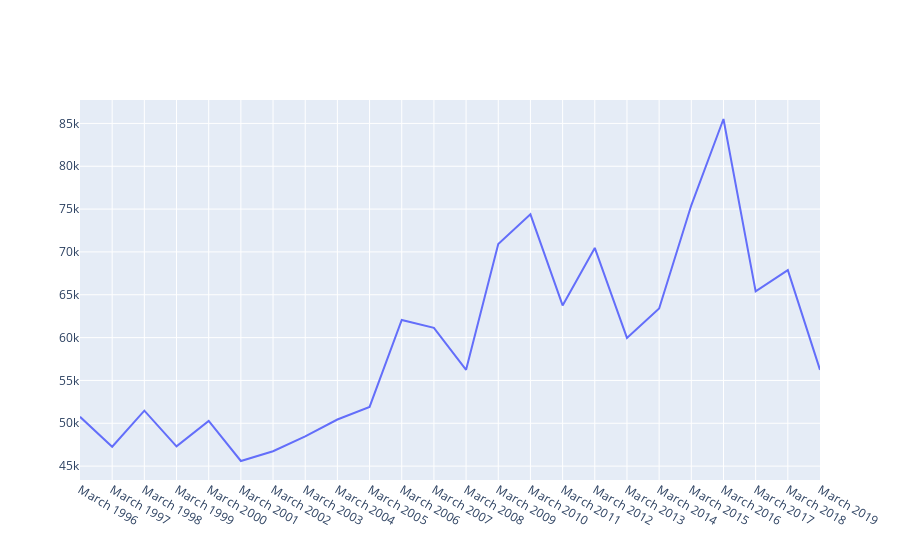

The notebook cell saved with this chart:
### Markdown cell above
**Visualizing the Data**

### Code cell
# visualise the data
configure_plotly_browser_state() # this line needed to make plotly play nice with Colab
fig = go.Figure(data=go.Scatter(x=df["Date"], y=df["North East"]))
iplot(fig)

### Figure 1 — Plotly figure (JSON) as saved in the notebook; plotly's stock layout.template omitted (floating-point values rounded to 4 significant figures)
{"data": [{"x": ["March 1996", "March 1997", "March 1998", "March 1999", "March 2000", "March 2001", "March 2002", "March 2003", "March 2004", "March 2005", "March 2006", "March 2007", "March 2008", "March 2009", "March 2010", "March 2011", "March 2012", "March 2013", "March 2014", "March 2015", "March 2016", "March 2017", "March 2018", "March 2019"], "y": [50750, 47263, 51475, 47310, 50268, 45596, 46736, 48466, 50437, 51908, 62057, 61134, 56238, 70915, 74384, 63753, 70470, 59962, 63396, 75443, 85517, 65403, 67874, 56237], "type": "scatter"}], "layout": {}}
